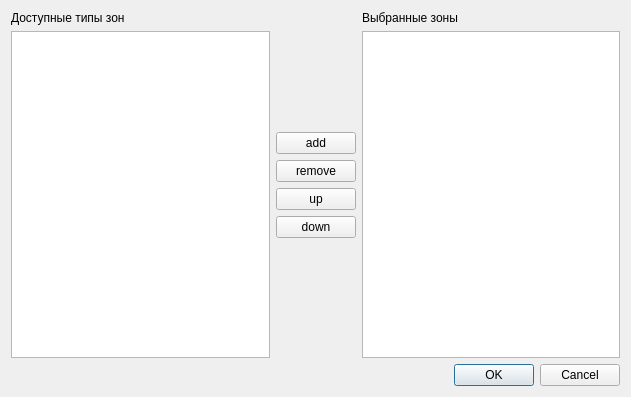
<?xml version="1.0" encoding="UTF-8"?>
<ui version="4.0">
 <class>addZones</class>
 <widget class="QDialog" name="addZones">
  <property name="geometry">
   <rect>
    <x>0</x>
    <y>0</y>
    <width>631</width>
    <height>397</height>
   </rect>
  </property>
  <property name="windowTitle">
   <string>Dialog</string>
  </property>
  <layout class="QVBoxLayout" name="verticalLayout_4">
   <item>
    <layout class="QHBoxLayout" name="horizontalLayout">
     <item>
      <layout class="QVBoxLayout" name="verticalLayout_2">
       <item>
        <widget class="QLabel" name="label">
         <property name="text">
          <string>Доступные типы зон</string>
         </property>
        </widget>
       </item>
       <item>
        <widget class="QListView" name="allZones_listview"/>
       </item>
      </layout>
     </item>
     <item>
      <layout class="QVBoxLayout" name="verticalLayout_3">
       <item>
        <spacer name="verticalSpacer_2">
         <property name="orientation">
          <enum>Qt::Vertical</enum>
         </property>
         <property name="sizeHint" stdset="0">
          <size>
           <width>20</width>
           <height>40</height>
          </size>
         </property>
        </spacer>
       </item>
       <item>
        <spacer name="verticalSpacer">
         <property name="orientation">
          <enum>Qt::Vertical</enum>
         </property>
         <property name="sizeHint" stdset="0">
          <size>
           <width>20</width>
           <height>40</height>
          </size>
         </property>
        </spacer>
       </item>
       <item>
        <widget class="QPushButton" name="add_button">
         <property name="text">
          <string>add</string>
         </property>
         <property name="default">
          <bool>false</bool>
         </property>
        </widget>
       </item>
       <item>
        <widget class="QPushButton" name="remove_button">
         <property name="text">
          <string>remove</string>
         </property>
         <property name="default">
          <bool>false</bool>
         </property>
         <property name="flat">
          <bool>false</bool>
         </property>
        </widget>
       </item>
       <item>
        <widget class="QPushButton" name="up_button">
         <property name="text">
          <string>up</string>
         </property>
        </widget>
       </item>
       <item>
        <widget class="QPushButton" name="down_button">
         <property name="text">
          <string>down</string>
         </property>
        </widget>
       </item>
       <item>
        <spacer name="verticalSpacer_4">
         <property name="orientation">
          <enum>Qt::Vertical</enum>
         </property>
         <property name="sizeHint" stdset="0">
          <size>
           <width>20</width>
           <height>40</height>
          </size>
         </property>
        </spacer>
       </item>
       <item>
        <spacer name="verticalSpacer_3">
         <property name="orientation">
          <enum>Qt::Vertical</enum>
         </property>
         <property name="sizeHint" stdset="0">
          <size>
           <width>20</width>
           <height>40</height>
          </size>
         </property>
        </spacer>
       </item>
      </layout>
     </item>
     <item>
      <layout class="QVBoxLayout" name="verticalLayout">
       <item>
        <widget class="QLabel" name="label_2">
         <property name="text">
          <string>Выбранные зоны</string>
         </property>
        </widget>
       </item>
       <item>
        <widget class="QListView" name="chosenZones_listview">
         <property name="dragDropMode">
          <enum>QAbstractItemView::NoDragDrop</enum>
         </property>
        </widget>
       </item>
      </layout>
     </item>
    </layout>
   </item>
   <item>
    <widget class="QDialogButtonBox" name="buttonBox">
     <property name="orientation">
      <enum>Qt::Horizontal</enum>
     </property>
     <property name="standardButtons">
      <set>QDialogButtonBox::Cancel|QDialogButtonBox::Ok</set>
     </property>
    </widget>
   </item>
  </layout>
 </widget>
 <resources/>
 <connections>
  <connection>
   <sender>buttonBox</sender>
   <signal>accepted()</signal>
   <receiver>addZones</receiver>
   <slot>accept()</slot>
   <hints>
    <hint type="sourcelabel">
     <x>248</x>
     <y>254</y>
    </hint>
    <hint type="destinationlabel">
     <x>157</x>
     <y>274</y>
    </hint>
   </hints>
  </connection>
  <connection>
   <sender>buttonBox</sender>
   <signal>rejected()</signal>
   <receiver>addZones</receiver>
   <slot>reject()</slot>
   <hints>
    <hint type="sourcelabel">
     <x>316</x>
     <y>260</y>
    </hint>
    <hint type="destinationlabel">
     <x>286</x>
     <y>274</y>
    </hint>
   </hints>
  </connection>
 </connections>
</ui>
